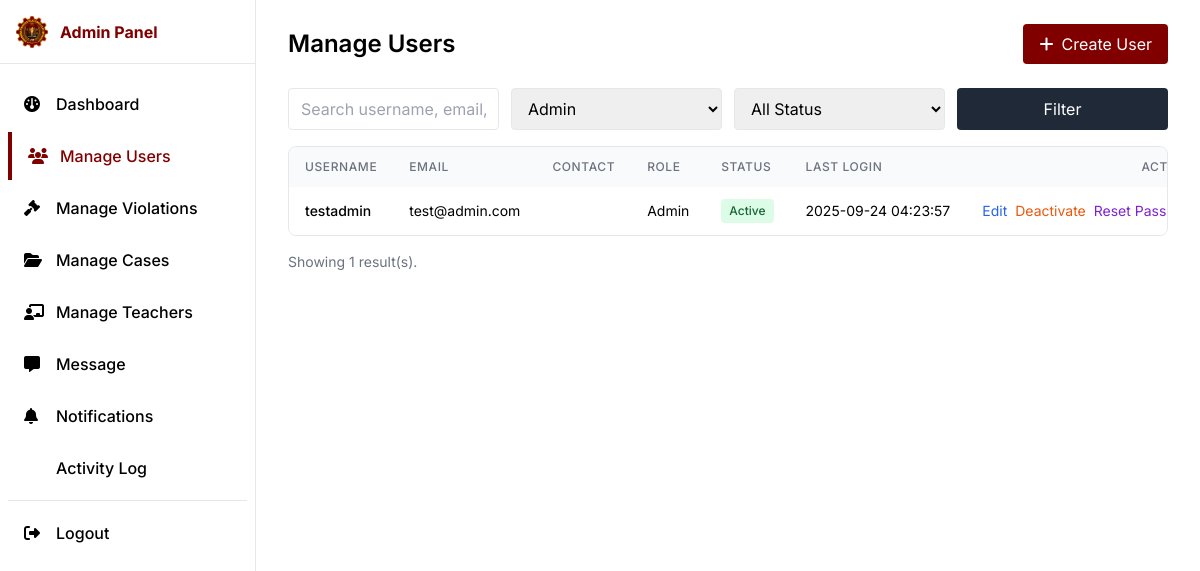
The app's page /pages/Admin/manage-user.php?role=1, older data.
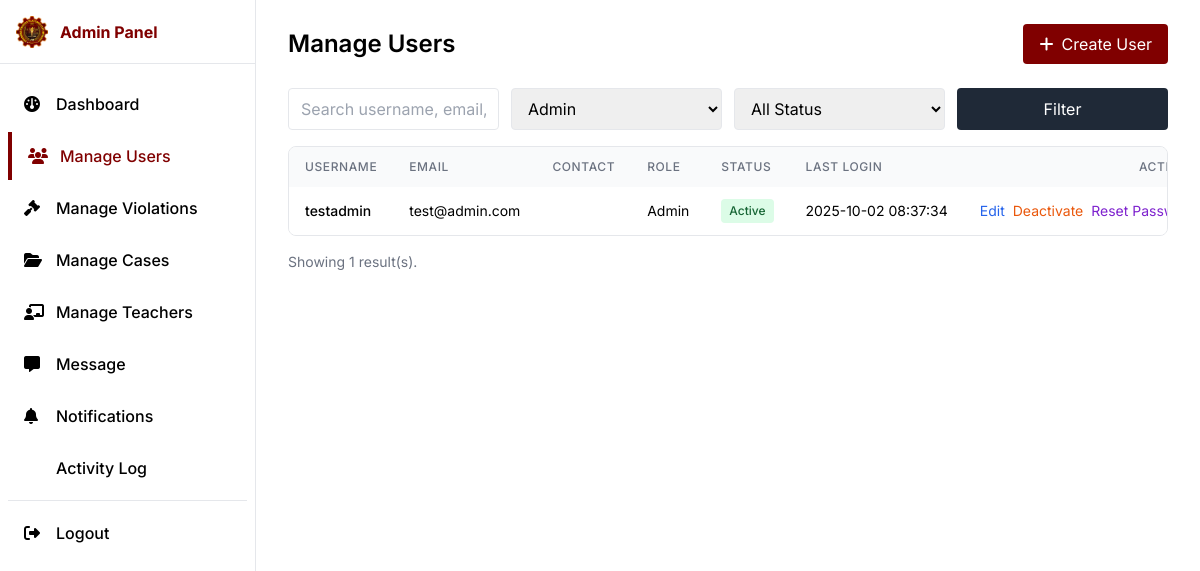
The same page, newer data.
### tables this page shows
CREATE TABLE `users` (
  `id` bigint(20) UNSIGNED NOT NULL,
  `username` varchar(100) NOT NULL,
  `password_hash` varchar(255) NOT NULL,
  `email` varchar(150) DEFAULT NULL,
  `contact_number` varchar(30) DEFAULT NULL,
  `role_id` tinyint(3) UNSIGNED NOT NULL,
  `is_active` tinyint(1) NOT NULL DEFAULT 1,
  `last_login` datetime DEFAULT NULL,
  `created_at` timestamp NOT NULL DEFAULT current_timestamp(),
  `updated_at` timestamp NULL DEFAULT NULL ON UPDATE current_timestamp()
);

CREATE TABLE `roles` (
  `id` tinyint(3) UNSIGNED NOT NULL,
  `name` varchar(50) NOT NULL,
  `description` varchar(255) DEFAULT NULL,
  `created_at` timestamp NOT NULL DEFAULT current_timestamp()
);

### pages/Admin/manage-user.php (the view, shortened to what the changed rows need)
<?php
  require_once __DIR__ . '/../../database/database.php';
  $filter_role = (int)($_GET['role'] ?? 0);
  $where = [];
  $params = [];
  if ($filter_role > 0) { $where[] = 'u.role_id = ?'; $params[] = $filter_role; }
  $whereSql = $where ? ('WHERE ' . implode(' AND ', $where)) : '';
  $usersStmt = $pdo->prepare("SELECT u.id, u.username, u.email, u.contact_number, u.role_id, u.is_active, u.last_login, r.name AS role_name
                              FROM users u
                              JOIN roles r ON r.id = u.role_id
                              $whereSql
                              ORDER BY u.created_at DESC");
  $usersStmt->execute($params);
  $users = $usersStmt->fetchAll(PDO::FETCH_ASSOC);
?>
<?php $pageTitle = 'Manage Users - SDMS'; include_once __DIR__ . '/../../components/admin-head.php'; ?>
<div class="md:ml-64">
  <main class="px-4 md:px-8 py-6">
    <div class="max-w-7xl mx-auto">
      <div class="flex justify-between items-center mb-6">
        <h1 class="text-2xl font-semibold text-dark">Manage Users</h1>
      </div>
      <div class="overflow-x-auto bg-white border border-gray-200 rounded-lg">
        <table class="w-full whitespace-nowrap">
          <thead class="bg-gray-50">
            <tr>
              <th class="px-4 py-3 text-left text-xs font-medium text-gray-500 uppercase tracking-wider">Username</th>
              <th class="px-4 py-3 text-left text-xs font-medium text-gray-500 uppercase tracking-wider">Email</th>
              <th class="px-4 py-3 text-left text-xs font-medium text-gray-500 uppercase tracking-wider">Contact</th>
              <th class="px-4 py-3 text-left text-xs font-medium text-gray-500 uppercase tracking-wider">Role</th>
              <th class="px-4 py-3 text-left text-xs font-medium text-gray-500 uppercase tracking-wider">Status</th>
              <th class="px-4 py-3 text-left text-xs font-medium text-gray-500 uppercase tracking-wider">Last Login</th>
              <th class="px-4 py-3 text-right text-xs font-medium text-gray-500 uppercase tracking-wider">Actions</th>
            </tr>
          </thead>
          <tbody class="divide-y divide-gray-200">
            <?php if (!$users): ?>
              <tr><td colspan="7" class="px-4 py-6 text-center text-gray-500">No users found.</td></tr>
            <?php else: ?>
              <?php foreach ($users as $u): ?>
                <tr class="hover:bg-gray-50">
                  <td class="px-4 py-3 text-sm font-medium text-dark"><?php echo htmlspecialchars($u['username']); ?></td>
                  <td class="px-4 py-3 text-sm"><?php echo htmlspecialchars($u['email'] ?? ''); ?></td>
                  <td class="px-4 py-3 text-sm"><?php echo htmlspecialchars($u['contact_number'] ?? ''); ?></td>
                  <td class="px-4 py-3 text-sm"><?php echo htmlspecialchars($u['role_name']); ?></td>
                  <td class="px-4 py-3 text-sm">
                    <?php if ((int)$u['is_active'] === 1): ?>
                      <span class="inline-flex items-center px-2 py-1 text-xs font-medium bg-green-100 text-green-800 rounded">Active</span>
                    <?php else: ?>
                      <span class="inline-flex items-center px-2 py-1 text-xs font-medium bg-red-100 text-red-800 rounded">Deactivated</span>
                    <?php endif; ?>
                  </td>
                  <td class="px-4 py-3 text-sm"><?php echo htmlspecialchars($u['last_login'] ?? ''); ?></td>
                  <td class="px-4 py-3 text-sm">
                    <div class="flex flex-wrap items-center justify-end gap-2 sm:flex-nowrap">
                      <button class="text-blue-600 hover:underline" onclick='openEditUser(<?php echo json_encode($u, JSON_HEX_TAG|JSON_HEX_APOS|JSON_HEX_AMP|JSON_HEX_QUOT); ?>)'>Edit</button>
                      <form method="post" class="inline confirm-toggle">
                        <button class="text-orange-600 hover:underline"><?php echo (int)$u['is_active']===1?'Deactivate':'Activate'; ?></button>
                      </form>
                      <button class="text-purple-700 hover:underline" onclick="openResetPassword(<?php echo (int)$u['id']; ?>, '<?php echo htmlspecialchars($u['username'], ENT_QUOTES); ?>')">Reset Password</button>
                    </div>
                  </td>
                </tr>
              <?php endforeach; ?>
            <?php endif; ?>
          </tbody>
        </table>
      </div>
    </div>
  </main>
</div>
<?php include_once __DIR__ . '/../../components/admin-footer.php'; ?>

Row changes from the older to the newer data that the page shows:
changed users "testadmin": last_login "2025-09-24 04:23:57" → "2025-10-02 08:37:34"
